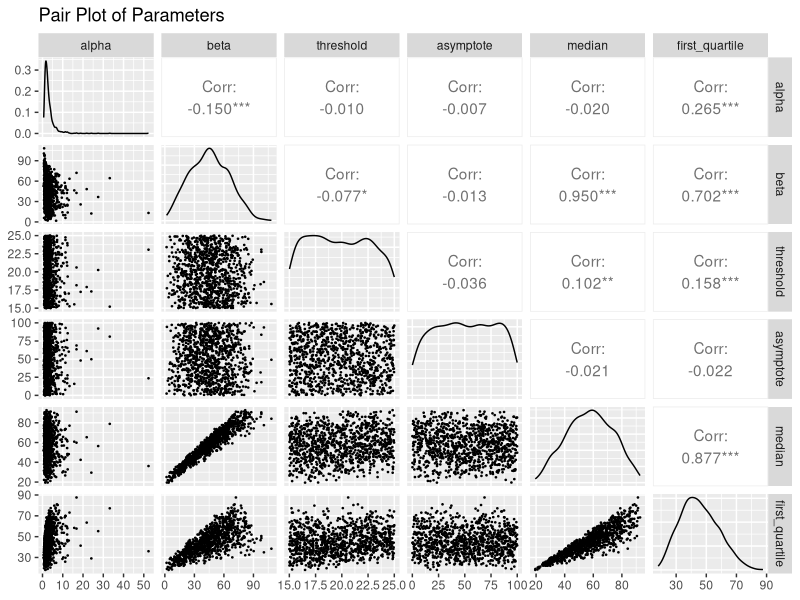

Source code (R):
## ---- chunk 1
# Load necessary libraries
library(ggplot2)
library(GGally)

# Function to calculate Weibull parameters
calculate_weibull_parameters <- function(given_median, given_first_quartile, delta) {
  # Calculate alpha
  alpha <- log(-log(0.5) / -log(0.75)) / log((given_median - delta) / (given_first_quartile - delta))
  
  # Calculate beta using the median (M)
  beta <- (given_median - delta) / (-log(0.5))^(1 / alpha)
  
  return(list(alpha = alpha, beta = beta))
}

# Function to draw samples from prior distributions
draw_samples <- function(n, prior_params, max_age) {
  # Draw samples from the asymptote (beta distribution) and scale by 100
  asymptote_samples <- rbeta(n, prior_params$asymptote$g1, prior_params$asymptote$g2) * 100
  
  # Draw samples from the threshold (uniform distribution)
  threshold_samples <- runif(n, prior_params$threshold$min, prior_params$threshold$max)
  
  # Draw samples from the median (beta distribution)
  median_samples <- rbeta(n, prior_params$median$m1, prior_params$median$m2)
  
  # Draw samples from the first quartile (beta distribution)
  first_quartile_samples <- rbeta(n, prior_params$first_quartile$q1, prior_params$first_quartile$q2)
  
  # Scale median and first quartile
  scaled_median_samples <- (median_samples * (max_age - threshold_samples)) + threshold_samples
  scaled_first_quartile_samples <- (first_quartile_samples * (scaled_median_samples - threshold_samples)) + threshold_samples
  
  # Calculate Weibull parameters for each sample
  weibull_params <- mapply(calculate_weibull_parameters, 
                           given_median = scaled_median_samples, 
                           given_first_quartile = scaled_first_quartile_samples, 
                           delta = threshold_samples, 
                           SIMPLIFY = FALSE)
  
  # Extract alpha and beta from Weibull parameters
  alpha_samples <- sapply(weibull_params, function(x) x$alpha)
  beta_samples <- sapply(weibull_params, function(x) x$beta)
  
  # Create a data frame with all samples
  samples_df <- data.frame(asymptote = asymptote_samples, 
                           threshold = threshold_samples, 
                           median = scaled_median_samples, 
                           first_quartile = scaled_first_quartile_samples, 
                           alpha = alpha_samples, 
                           beta = beta_samples)
  
  return(samples_df)
}

# Default prior parameters
prior_params_default <- list(
  asymptote = list(g1 = 1, g2 = 1),
  threshold = list(min = 15, max = 25),
  median = list(m1 = 2, m2 = 2),
  first_quartile = list(q1 = 6, q2 = 3)
)

# Number of samples
n <- 1000
max_age <- 94

# Draw samples
samples_df <- draw_samples(n, prior_params_default, max_age)

# Create pair plots
pairs_plot <- ggpairs(samples_df, 
                      columns = c("alpha", "beta", "threshold", "asymptote", "median", "first_quartile"),
                      title = "Pair Plot of Parameters",
                      lower = list(continuous = wrap("points", size = 0.25)))


# Display the plot
print(pairs_plot)
